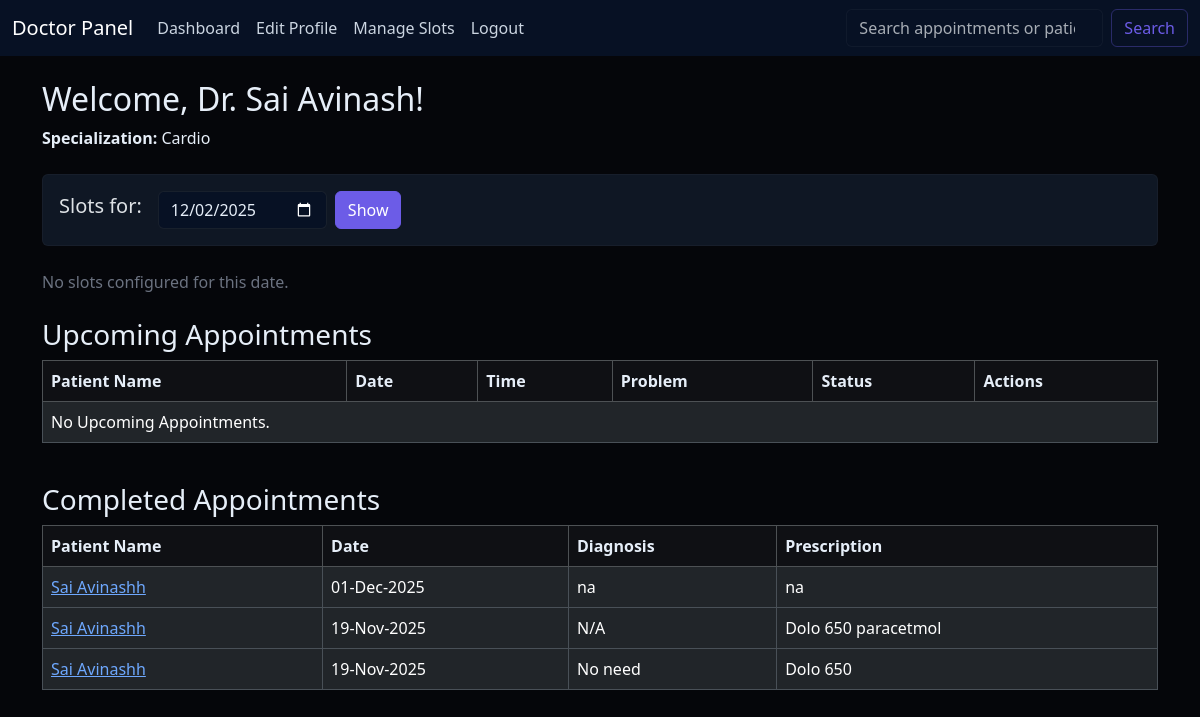
/doctor/dashboard (signed in), run on an earlier commit of the app's database.
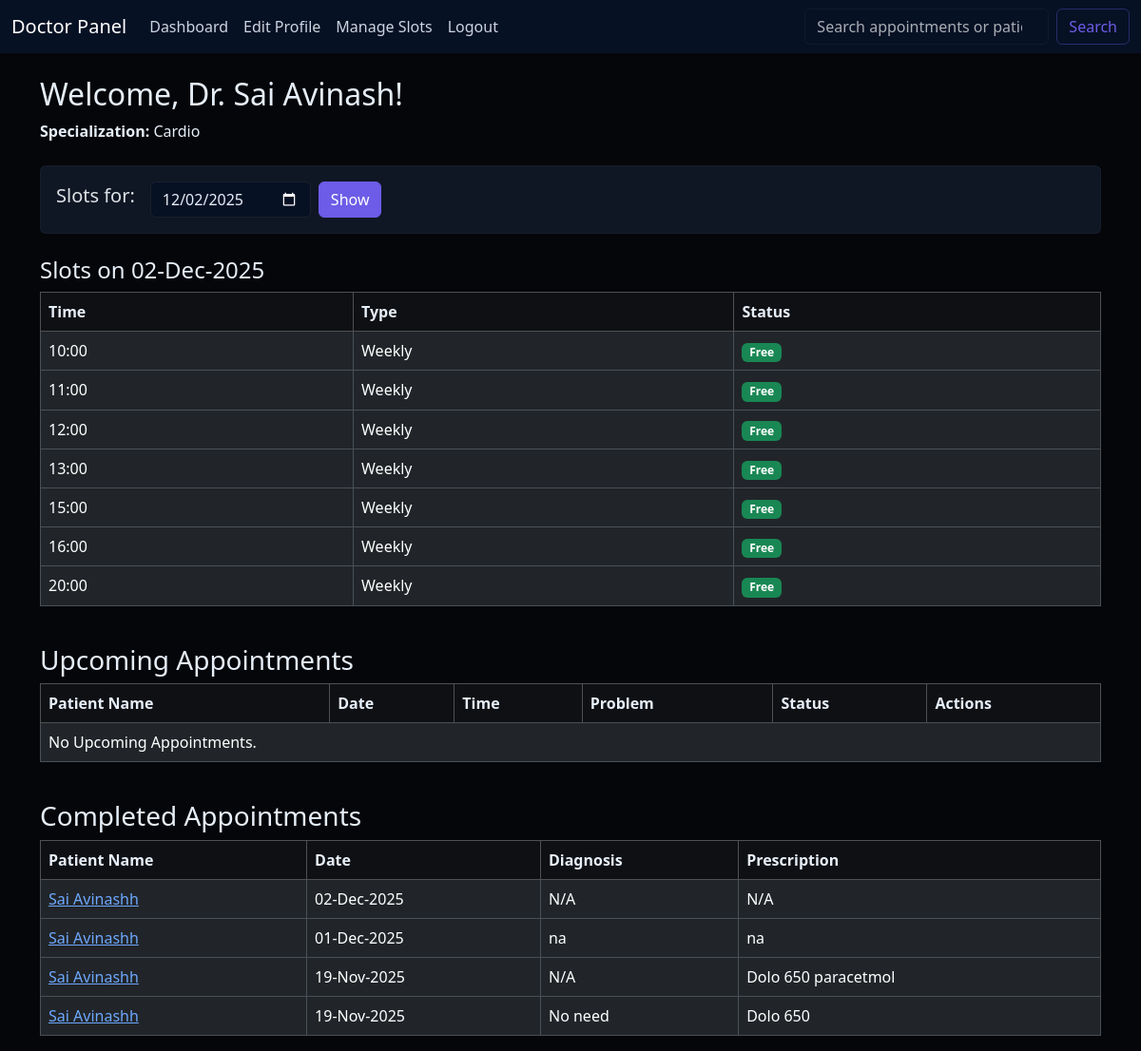
And on a later commit of the database.
### models.py (models this page shows)
class Appointment(db.Model):
    id = db.Column(db.Integer, primary_key=True)
    doctor_id = db.Column(db.Integer, db.ForeignKey('doctor.id'), nullable=False)
    patient_id = db.Column(db.Integer, db.ForeignKey('patient.id'), nullable=False)
    date = db.Column(db.Date, nullable=False)
    time = db.Column(db.Time, nullable=False)
    problem = db.Column(db.String(300), nullable=True)
    status = db.Column(db.Enum(AppointmentStatus), default=AppointmentStatus.BOOKED, nullable=False)
    remarks = db.Column(db.Text, nullable=True)
    rating = db.Column(db.Integer, nullable=True)
    treatment = db.relationship('Treatment', backref='appointment', uselist=False)

class User(UserMixin, db.Model):
    id = db.Column(db.Integer, primary_key=True)
    username = db.Column(db.String(50), unique=True, nullable=False)
    name = db.Column(db.String(50), nullable=False)
    email = db.Column(db.String(50), unique=True, nullable=False)
    password = db.Column(db.String(200), nullable=False)  # hashed passwords are long
    role = db.Column(db.String(20), nullable=False)  # Admin / Doctor / Patient
    doctor_profile = db.relationship('Doctor', backref='user', uselist=False)
    patient_profile = db.relationship('Patient', backref='user', uselist=False)

class Treatment(db.Model):
    id = db.Column(db.Integer, primary_key=True)
    appointment_id = db.Column(db.Integer, db.ForeignKey('appointment.id'), nullable=False)
    disease = db.Column(db.Text, nullable=False)
    diagnosis = db.Column(db.Text, nullable=True)
    prescription = db.Column(db.Text, nullable=True)
    notes = db.Column(db.Text, nullable=True)

### routes/doctor.py (the view)
@doctor_bp.route('/dashboard')
@login_required
def dashboard():
    if current_user.role != 'Doctor':
        flash("Access denied.", "danger")
        return redirect(url_for('login'))
    doctor = current_user.doctor_profile
    qdate = request.args.get('date')
    try:
        selected_date = datetime.strptime(qdate, '%Y-%m-%d').date() if qdate else date.today()
    except Exception:
        selected_date = date.today()
    today = date.today()
    upcoming_appointments = Appointment.query.filter(
        Appointment.doctor_id == doctor.id,
        Appointment.date >= today,
        Appointment.status == AppointmentStatus.BOOKED
    ).order_by(Appointment.date, Appointment.time).all()
    completed_appointments = Appointment.query.filter(
        Appointment.doctor_id == doctor.id,
        Appointment.status == AppointmentStatus.COMPLETED
    ).order_by(Appointment.date.desc(), Appointment.time.desc()).all()
    slots_display = []
    day_enum = get_weekday_enum_for_date(selected_date)
    weekly_slots = build_slots_from_availability(doctor, day_enum)
    overrides = { (o.start_time.strftime('%H:%M')): o for o in DoctorAvailabilityOverride.query.filter_by(doctor_id=doctor.id, date=selected_date).all() }
    appts_on_day = Appointment.query.filter_by(doctor_id=doctor.id, date=selected_date, status=AppointmentStatus.BOOKED).all()
    booked_times = { a.time.strftime('%H:%M') for a in appts_on_day }
    seen = set()
    for st, et, label in weekly_slots:
        seen.add(label)
        override = overrides.get(label)
        is_available = True if override is None else override.is_available
        is_booked = label in booked_times
        slots_display.append({'time': label, 'is_weekly': True, 'override': override, 'is_available': is_available, 'is_booked': is_booked})
    for label, o in overrides.items():
        if label not in seen:
            is_booked = label in booked_times
            slots_display.append({'time': label, 'is_weekly': False, 'override': o, 'is_available': o.is_available, 'is_booked': is_booked})
    slots_display.sort(key=lambda x: datetime.strptime(x['time'], '%H:%M').time())
    return render_template(
        'doctor/dashboard.html',
        doctor=doctor,
        upcoming_appointments=upcoming_appointments,
        completed_appointments=completed_appointments
        , selected_date=selected_date, slots_display=slots_display
    )

### app.py (called while the page is built)
@login_manager.user_loader
def load_user(user_id):
    return User.query.get(int(user_id))

### routes/doctor.py (called while the page is built)
def get_weekday_enum_for_date(dt):
    return DayOfWeek[dt.strftime('%A').upper()]

def build_slots_from_availability(doctor, day_enum):
    slots = []
    avails = DoctorAvailability.query.filter_by(doctor_id=doctor.id, day=day_enum).order_by(DoctorAvailability.start_time).all()
    for a in avails:
        slots.append((a.start_time, a.end_time, a.start_time.strftime('%H:%M')))
    return slots

### templates/doctor/dashboard.html (shortened to what the changed rows need)
{% extends "doctor/doctor_base.html" %}
{% block content %}
<h2 class="mt-4">Welcome, Dr. {{ current_user.name }}!</h2>
<p><strong>Specialization:</strong> {{ doctor.specialization }}</p>
<div class="card mt-4 mb-4">
    <div class="card-body d-flex align-items-center">
    </div>
</div>
{% if slots_display is defined and slots_display %}
<h4>Slots on {{ selected_date.strftime('%d-%b-%Y') }}</h4>
<div class="table-responsive">
    <table class="table table-bordered">
        <thead class="table-dark">
            <tr>
                <th>Time</th>
                <th>Type</th>
                <th>Status</th>
            </tr>
        </thead>
        <tbody>
            {% for s in slots_display %}
            <tr>
                <td>{{ s.time }}</td>
                <td>{% if s.is_weekly %}Weekly{% else %}Override{% endif %}</td>
                <td>
                    {% if s.is_booked %}
                        <span class="badge bg-danger">Booked</span>
                    {% elif s.is_available %}
                        <span class="badge bg-success">Free</span>
                    {% else %}
                        <span class="badge bg-secondary">Blocked</span>
                    {% endif %}
                </td>
            </tr>
            {% endfor %}
        </tbody>
    </table>
</div>
{% else %}
<p class="text-muted">No slots configured for this date.</p>
{% endif %}
<h3 class="mt-4">Upcoming Appointments</h3>
<div class="table-responsive">
    <table class="table table-bordered">
        <thead class="table-dark">
            <tr>
                <th>Patient Name</th>
                <th>Date</th>
                <th>Time</th>
                <th>Problem</th>
                <th>Status</th>
                <th>Actions</th>
            </tr>
        </thead>
    </table>
</div>
<h3 class="mt-4">Completed Appointments</h3>
<div class="table-responsive">
    <table class="table table-bordered">
        <thead class="table-dark">
            <tr>
                <th>Patient Name</th>
                <th>Date</th>
                <th>Diagnosis</th>
                <th>Prescription</th>
            </tr>
        </thead>
        <tbody>
            {% for appt in completed_appointments %}
            <tr>
                <td><a href="{{ url_for('doctor.patient_history', patient_id=appt.patient.id) }}">{{ appt.patient.user.name }}</a></td>
                <td>{{ appt.date.strftime('%d-%b-%Y') }}</td>
                <td>{{ appt.treatment.diagnosis if appt.treatment else 'N/A' }}</td>
                <td>{{ appt.treatment.prescription if appt.treatment else 'N/A' }}</td>
            </tr>
            {% else %}
            <tr>
                <td colspan="4">No Completed Appointments.</td>
            </tr>
            {% endfor %}
        </tbody>
    </table>
</div>
{% endblock %}

What changed in the data, as far as the page shows it:
added Appointment: patient.user.name "Sai Avinashh", date "02-Dec-2025", treatment "N/A"
Also different on the page:
{{ selected_date.strftime('%d-%b-%Y') }}: (not shown) → "02-Dec-2025"
text no longer shown: "No slots configured for this date."
text now shown: "Slots on Time Type Status"
new list line: "10:00 Weekly Free"
new list line: "11:00 Weekly Free"
new list line: "12:00 Weekly Free"
new list line: "13:00 Weekly Free"
new list line: "15:00 Weekly Free"
new list line: "16:00 Weekly Free"
new list line: "20:00 Weekly Free"
